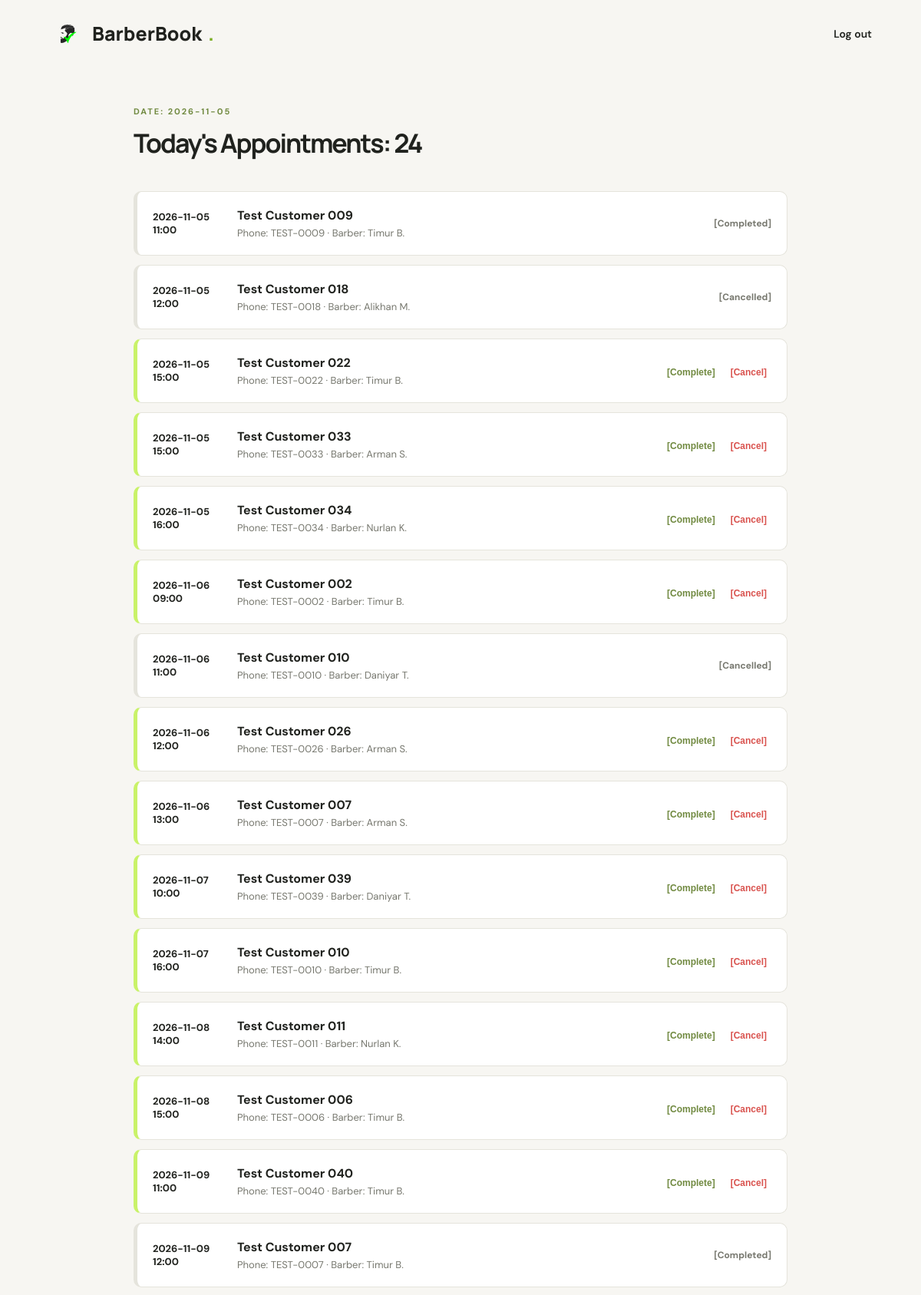
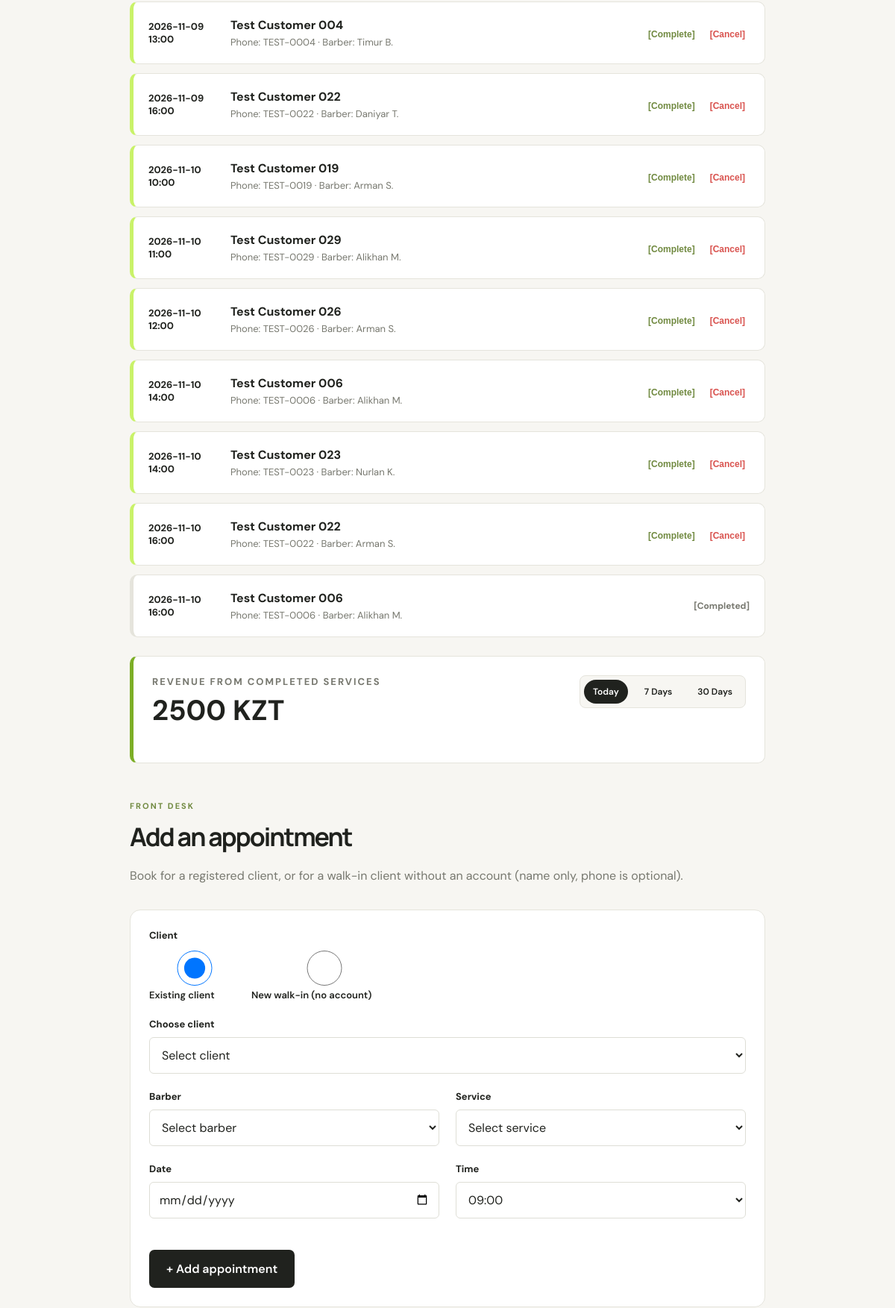
/admin (signed in, upper part), run on the app's committed database (2 pictures, top to bottom).
### tables this page shows
CREATE TABLE Appointments (
    appointment_id INTEGER PRIMARY KEY AUTOINCREMENT,
    customer_id INTEGER NOT NULL,
    barber_id INTEGER NOT NULL,
    service_id INTEGER NOT NULL,
    appointment_date TEXT NOT NULL,
    appointment_time TEXT NOT NULL,
    status TEXT NOT NULL DEFAULT 'Booked'
        CHECK (status IN ('Booked', 'Completed', 'Cancelled')), break_group TEXT,

    FOREIGN KEY (customer_id)
        REFERENCES Customers(customer_id),
    FOREIGN KEY (barber_id)
        REFERENCES Barbers(barber_id),
    FOREIGN KEY (service_id)
        REFERENCES Services(service_id),

    UNIQUE (barber_id, appointment_date, appointment_time)
);

CREATE TABLE Customers (
    customer_id INTEGER PRIMARY KEY AUTOINCREMENT,
    full_name TEXT NOT NULL,
    phone TEXT NOT NULL UNIQUE
, first_name TEXT, last_name TEXT, password_hash TEXT);

CREATE TABLE Barbers (
    barber_id INTEGER PRIMARY KEY AUTOINCREMENT,
    full_name TEXT NOT NULL,
    work_start TEXT NOT NULL,
    work_end TEXT NOT NULL, first_name TEXT, last_name TEXT, password_hash TEXT,
    CHECK (work_start < work_end)
);

### app.py (the view)
@app.route("/admin")
@login_required
def admin():
    conn = get_db()
    today_dt = datetime.now()
    today_str = today_dt.strftime("%Y-%m-%d")
    two_weeks_ago = (today_dt - timedelta(days=14)).strftime("%Y-%m-%d")
    time_filter = request.args.get("filter", "today")
    start_date = revenue_start(time_filter, today_dt)
    try:
        revenue_row = conn.execute("""
            SELECT SUM(Services.price) as total_revenue
            FROM Appointments
            JOIN Services ON Appointments.service_id = Services.service_id
            WHERE Appointments.status = 'Completed'
              AND Appointments.appointment_date >= ?
              AND Appointments.appointment_date <= ?
        """, (start_date, today_str)).fetchone()
        total_revenue = revenue_row['total_revenue'] if revenue_row['total_revenue'] else 0
        barbers = barbers_with_ratings(conn)
        services = conn.execute("""
            SELECT * FROM Services
            WHERE service_name != 'System Break'
            ORDER BY service_id
        """).fetchall()
        customers = conn.execute(f"""
            SELECT
                customer_id,
                full_name,
                {PHONE_FOR_DISPLAY.replace('Customers.', '')} AS phone
            FROM Customers
            WHERE phone != ?
            ORDER BY full_name COLLATE NOCASE
        """, (BREAK_PHONE,)).fetchall()
        appointments = conn.execute(f"""
            SELECT
                Appointments.appointment_id,
                Customers.full_name AS customer_name,
                {PHONE_FOR_DISPLAY} AS customer_phone,
                Barbers.full_name AS barber_name,
                Services.service_name AS service_name,
                Appointments.appointment_date,
                Appointments.appointment_time,
                Appointments.status
            FROM Appointments
            JOIN Customers ON Appointments.customer_id = Customers.customer_id
            JOIN Barbers ON Appointments.barber_id = Barbers.barber_id
            JOIN Services ON Appointments.service_id = Services.service_id
            WHERE Services.service_name != 'System Break'
              AND (Appointments.appointment_date >= ?
                   OR (Appointments.status = 'Booked'
                       AND Appointments.appointment_date >= ?))
            ORDER BY
                Appointments.appointment_date ASC,
                Appointments.appointment_time ASC
            LIMIT 50
        """, (today_str, two_weeks_ago)).fetchall()
        time_off = get_time_off(conn, today_str)
        return render_template(
            "admin.html",
            appointments=appointments,
            barbers=barbers,
            services=services,
            customers=customers,
            time_off=time_off,
            today=today_str,
            total_revenue=total_revenue,
            time_filter=time_filter
        )
    finally:
        conn.close()

### app.py (called while the page is built, shortened)
def get_db():
    if not DB_PATH.exists():
        raise FileNotFoundError(
            f"Database not found: {DB_PATH}"
        )
    conn = sqlite3.connect(DB_PATH, timeout=10)
    conn.row_factory = sqlite3.Row
    conn.execute("PRAGMA foreign_keys = ON")
    return conn

def revenue_start(time_filter, now=None):
    now = now or datetime.now()
    if time_filter == "weekly":
        return (now - timedelta(days=7)).strftime("%Y-%m-%d")
    if time_filter == "monthly":
        return (now - timedelta(days=30)).strftime("%Y-%m-%d")
    return now.strftime("%Y-%m-%d")

def barbers_with_ratings(conn):
    return conn.execute("""
        SELECT
            Barbers.*,
            ROUND(AVG(BarberRatings.rating), 1) AS avg_rating,
            COUNT(BarberRatings.rating) AS rating_count
        FROM Barbers
        LEFT JOIN BarberRatings
            ON BarberRatings.barber_id = Barbers.barber_id
        GROUP BY Barbers.barber_id
        ORDER BY Barbers.barber_id
    """).fetchall()

@app.before_request
def auto_cleanup():
    global _last_cleanup
    if request.endpoint == 'static':
        return
    if time.time() - _last_cleanup < CLEANUP_EVERY_SECONDS:
        return

def login_required(f):
    @wraps(f)
    def decorated_function(*args, **kwargs):
        if not session.get('logged_in'):
            flash("Please log in to access the dashboard.", "error")
            return redirect(url_for('login'))
        return f(*args, **kwargs)
    return decorated_function

### templates/admin.html (shortened to what this page needs)
<!DOCTYPE html>
<html lang="en">
<head>
    <link rel="stylesheet" href="{{ url_for('static', filename='style.css') }}">
</head>
<body>
    <header class="navbar">
        <a class="logo" href="/">
            <img src="{{ url_for('static', filename='barberbook_logo.png') }}" alt="BarberBook Logo" class="logo-img">
            BarberBook<span>.</span>
        </a>
        <a class="nav-link" href="{{ url_for('logout') }}">Log out</a>
    </header>
    <main class="appointments-section" style="max-width: 900px; margin-top: 40px;">
        <div class="section-heading" style="display: flex; justify-content: space-between; align-items: flex-end;">
            <div>
                <p class="eyebrow">DATE: {{ today }}</p>
                <h2>Today's Appointments: {{ appointments|length }}</h2>
            </div>
        </div>
        <div class="appointments-list">
            {% for appt in appointments %}
                <article class="appointment-card" style="border-left: 5px solid {% if appt.service_name == 'System Break' %}#d9534f{% elif appt.status == 'Booked' %}#c9f269{% else %}#e5e4dc{% endif %}; {% if appt.service_name == 'System Break' %}background: #fffafa;{% endif %}">
                    <div style="display: flex; gap: 20px; align-items: center;">
                        <div style="min-width: 90px; font-weight: 700; font-size: 13px;">
                            {{ appt.appointment_date }}<br>
                            {{ appt.appointment_time }}
                        </div>
                        <div>
                            <strong style="font-size: 16px;">{{ appt.customer_name }}</strong>
                            <p style="margin-top: 4px;">
                                Phone: {{ appt.customer_phone or '—' }} · Barber: {{ appt.barber_name }}
                            </p>
                        </div>
                    </div>
                    <div style="display: flex; gap: 8px;">
                            {% if appt.service_name == 'System Break' %}
                                <form action="{{ url_for('delete_break', appointment_id=appt.appointment_id) }}" method="POST">
                                    <button type="submit" style="background: none; border: none; color: #d9534f; font-size: 12px; font-weight: 700; cursor: pointer;">
                                        [Remove Break]
                                    </button>
                                </form>
                            {% elif appt.status == 'Booked' %}
                                <form action="{{ url_for('update_status', appointment_id=appt.appointment_id) }}" method="POST">
                                    <button type="submit" style="background: none; border: none; color: #718a41; font-size: 12px; font-weight: 700; cursor: pointer;">
                                        [Complete]
                                    </button>
                                </form>
                                <form action="{{ url_for('update_status', appointment_id=appt.appointment_id) }}" method="POST">
                                    <button type="submit" style="background: none; border: none; color: #d9534f; font-size: 12px; font-weight: 700; cursor: pointer;">
                                        [Cancel]
                                    </button>
                                </form>
                            {% else %}
                                <span style="font-size: 12px; color: var(--muted); font-weight: 700;">
                                    [{{ appt.status }}]
                                </span>
                            {% endif %}
                    </div>
                </article>
            {% else %}
                <p>No upcoming appointments.</p>
            {% endfor %}
        </div>
        <div style="margin: 25px 0; display: flex; gap: 20px;">
            <div class="appointment-card" style="flex: 1; border-left: 5px solid #7cae26; padding: 25px; flex-direction: column; align-items: flex-start;">
                <div style="display: flex; justify-content: space-between; width: 100%; align-items: flex-start;">
                    <div>
                        <p class="eyebrow" style="margin-top: 0;">REVENUE FROM COMPLETED SERVICES</p>
                        <h2 style="margin: 5px 0 20px 0; font-size: 38px;">{{ "%.0f"|format(total_revenue) }} KZT</h2>
                    </div>
                    <div style="display: flex; gap: 10px; background: var(--bg); padding: 5px; border-radius: 8px; border: 1px solid var(--line);">
                        <a href="?filter=today" class="service-tag" style="text-decoration: none; font-weight: 600; color: inherit; {% if time_filter == 'today' %}background: var(--ink); color: white;{% else %}background: transparent;{% endif %}">
                            Today
                        </a>
                        <a href="?filter=weekly" class="service-tag" style="text-decoration: none; font-weight: 600; color: inherit; {% if time_filter == 'weekly' %}background: var(--ink); color: white;{% else %}background: transparent;{% endif %}">
                            7 Days
                        </a>
                        <a href="?filter=monthly" class="service-tag" style="text-decoration: none; font-weight: 600; color: inherit; {% if time_filter == 'monthly' %}background: var(--ink); color: white;{% else %}background: transparent;{% endif %}">
                            30 Days
                        </a>
                    </div>
                </div>
            </div>
        </div>
        <div class="section-heading" style="margin-top: 50px;">
            <p class="eyebrow">FRONT DESK</p>
            <h2>Add an appointment</h2>
            <p>Book for a registered client, or for a walk-in client without an account (name only, phone is optional).</p>
        </div>
        <form action="{{ url_for('add_appointment') }}" method="POST" class="booking-form" id="admin-appt-form" style="grid-template-columns: 1fr 1fr; padding: 25px;">
            <div class="field" style="grid-column: 1 / -1;">
                <label>Client</label>
                <div style="display: flex; gap: 25px; flex-wrap: wrap;">
                    <label style="font-weight: 600; text-transform: none; letter-spacing: 0;"><input type="radio" name="client_mode" value="existing" checked> Existing client</label>
                    <label style="font-weight: 600; text-transform: none; letter-spacing: 0;"><input type="radio" name="client_mode" value="walkin"> New walk-in (no account)</label>
                </div>
            </div>
            <div class="field" id="existing-box" style="grid-column: 1 / -1;">
                <label for="appt_customer">Choose client</label>
                <select id="appt_customer" name="customer_id" required>
                    <option value="">Select client</option>
                </select>
            </div>
            <div class="field">
                <label for="appt_barber">Barber</label>
                <select id="appt_barber" name="barber_id" required>
                    <option value="">Select barber</option>
                </select>
            </div>
            <div class="field">
                <label for="appt_service">Service</label>
                <select id="appt_service" name="service_id" required>
                    <option value="">Select service</option>
                </select>
            </div>
            <div class="field">
                <label for="appt_date">Date</label>
                <input id="appt_date" type="date" name="appointment_date" min="{{ today }}" required>
            </div>
            <div class="field">
                <label for="appt_time">Time</label>
                <select id="appt_time" name="appointment_time" required>
                    {% for hour in range(9, 20) %}
                        <option value="{{ '%02d:00'|format(hour) }}">{{ '%02d:00'|format(hour) }}</option>
                    {% endfor %}
                </select>
            </div>
            <button type="submit" class="primary-button submit-button" style="grid-column: 1 / -1;">+ Add appointment</button>
        </form>
    </main>
</body>
</html>

### static/style.css (style rules this page uses)
:root { --bg: #f7f6f2; --ink: #20221e; --muted: #77786f; --accent: #c9f269; --line: #e5e4dc; }
* { box-sizing: border-box; }
html { scroll-behavior: smooth; }
body { margin: 0; background: var(--bg); color: var(--ink); font-family: 'DM Sans', sans-serif; }
.navbar { max-width: 1120px; margin: auto; padding: 26px 24px; display: flex; align-items: center; justify-content: space-between; }
.logo { display: flex; align-items: center; gap: 8px; color: var(--ink); font-family: 'Manrope', sans-serif; font-weight: 800; font-size: 25px; text-decoration: none; }
.logo span { color: #7cae26; }
.logo-img { height: 32px; width: auto; }
.nav-link { color: var(--ink); text-decoration: none; font-size: 14px; font-weight: 600; }
.eyebrow { font-size: 11px; letter-spacing: 2px; font-weight: 700; color: #718a41; }
.hero h1, .section-heading h2 { font-family: 'Manrope', sans-serif; letter-spacing: -2px; }
.hero-text, .section-heading > p:last-child { color: var(--muted); line-height: 1.8; }
.primary-button { display: inline-block; margin-top: 20px; padding: 15px 23px; background: var(--ink); color: white; border: 0; border-radius: 7px; text-decoration: none; font: inherit; font-weight: 600; cursor: pointer; }
.booking-section, .appointments-section { max-width: 900px; margin: 0 auto 90px; padding: 0 24px; }
.section-heading { margin-bottom: 30px; }
.section-heading h2 { font-size: 34px; margin: 10px 0; }
.booking-form { display: grid; grid-template-columns: 1fr 1fr; gap: 22px; padding: 30px; border: 1px solid var(--line); background: white; border-radius: 14px; }
.field { display: flex; flex-direction: column; gap: 9px; }
.field label { font-size: 13px; font-weight: 700; }
.field input, .field select { width: 100%; min-height: 47px; padding: 12px; border: 1px solid #deded6; border-radius: 6px; background: white; color: var(--ink); font: inherit; }
.submit-button { grid-column: 1 / -1; justify-self: start; }
.appointments-list { display: grid; gap: 12px; }
.appointment-card { padding: 20px; display: flex; justify-content: space-between; align-items: center; gap: 16px; border: 1px solid var(--line); background: white; border-radius: 10px; }
.appointment-card p { margin-bottom: 0; color: var(--muted); font-size: 13px; }
.service-tag { padding: 8px 12px; border-radius: 20px; background: #eef3e5; font-size: 12px; }

### data on the page
Appointments: appointment_date "2026-11-05", appointment_time "11:00", customer_name "Test Customer 009", customer_phone "TEST-0009", barber_name "Timur B.", status "Completed"
Appointments: appointment_date "2026-11-05", appointment_time "12:00", customer_name "Test Customer 018", customer_phone "TEST-0018", barber_name "Alikhan M.", status "Cancelled"
Appointments: appointment_date "2026-11-05", appointment_time "15:00", customer_name "Test Customer 022", customer_phone "TEST-0022", barber_name "Timur B."
Appointments: appointment_date "2026-11-05", appointment_time "15:00", customer_name "Test Customer 033", customer_phone "TEST-0033", barber_name "Arman S."
Appointments: appointment_date "2026-11-05", appointment_time "16:00", customer_name "Test Customer 034", customer_phone "TEST-0034", barber_name "Nurlan K."
Appointments: appointment_date "2026-11-06", appointment_time "09:00", customer_name "Test Customer 002", customer_phone "TEST-0002", barber_name "Timur B."
Appointments: appointment_date "2026-11-06", appointment_time "11:00", customer_name "Test Customer 010", customer_phone "TEST-0010", barber_name "Daniyar T.", status "Cancelled"
Appointments: appointment_date "2026-11-06", appointment_time "12:00", customer_name "Test Customer 026", customer_phone "TEST-0026", barber_name "Arman S."
Appointments: appointment_date "2026-11-06", appointment_time "13:00", customer_name "Test Customer 007", customer_phone "TEST-0007", barber_name "Arman S."
Appointments: appointment_date "2026-11-07", appointment_time "10:00", customer_name "Test Customer 039", customer_phone "TEST-0039", barber_name "Daniyar T."
Appointments: appointment_date "2026-11-07", appointment_time "16:00", customer_name "Test Customer 010", customer_phone "TEST-0010", barber_name "Timur B."
Appointments: appointment_date "2026-11-08", appointment_time "14:00", customer_name "Test Customer 011", customer_phone "TEST-0011", barber_name "Nurlan K."
Appointments: appointment_date "2026-11-08", appointment_time "15:00", customer_name "Test Customer 006", customer_phone "TEST-0006", barber_name "Timur B."
Appointments: appointment_date "2026-11-09", appointment_time "11:00", customer_name "Test Customer 040", customer_phone "TEST-0040", barber_name "Timur B."
Appointments: appointment_date "2026-11-09", appointment_time "12:00", customer_name "Test Customer 007", customer_phone "TEST-0007", barber_name "Timur B.", status "Completed"
Appointments: appointment_date "2026-11-09", appointment_time "13:00", customer_name "Test Customer 004", customer_phone "TEST-0004", barber_name "Timur B."
Appointments: appointment_date "2026-11-09", appointment_time "16:00", customer_name "Test Customer 022", customer_phone "TEST-0022", barber_name "Daniyar T."
Appointments: appointment_date "2026-11-10", appointment_time "10:00", customer_name "Test Customer 019", customer_phone "TEST-0019", barber_name "Arman S."
Appointments: appointment_date "2026-11-10", appointment_time "11:00", customer_name "Test Customer 029", customer_phone "TEST-0029", barber_name "Alikhan M."
Appointments: appointment_date "2026-11-10", appointment_time "12:00", customer_name "Test Customer 026", customer_phone "TEST-0026", barber_name "Arman S."
Appointments: appointment_date "2026-11-10", appointment_time "14:00", customer_name "Test Customer 006", customer_phone "TEST-0006", barber_name "Alikhan M."
Appointments: appointment_date "2026-11-10", appointment_time "14:00", customer_name "Test Customer 023", customer_phone "TEST-0023", barber_name "Nurlan K."
Appointments: appointment_date "2026-11-10", appointment_time "16:00", customer_name "Test Customer 022", customer_phone "TEST-0022", barber_name "Arman S."
Appointments: appointment_date "2026-11-10", appointment_time "16:00", customer_name "Test Customer 006", customer_phone "TEST-0006", barber_name "Alikhan M.", status "Completed"

### other printed values
{{ appointments|length }} "24"
{{ "%.0f"|format(total_revenue) }} "2500"
form field appointment_time "09:00"
